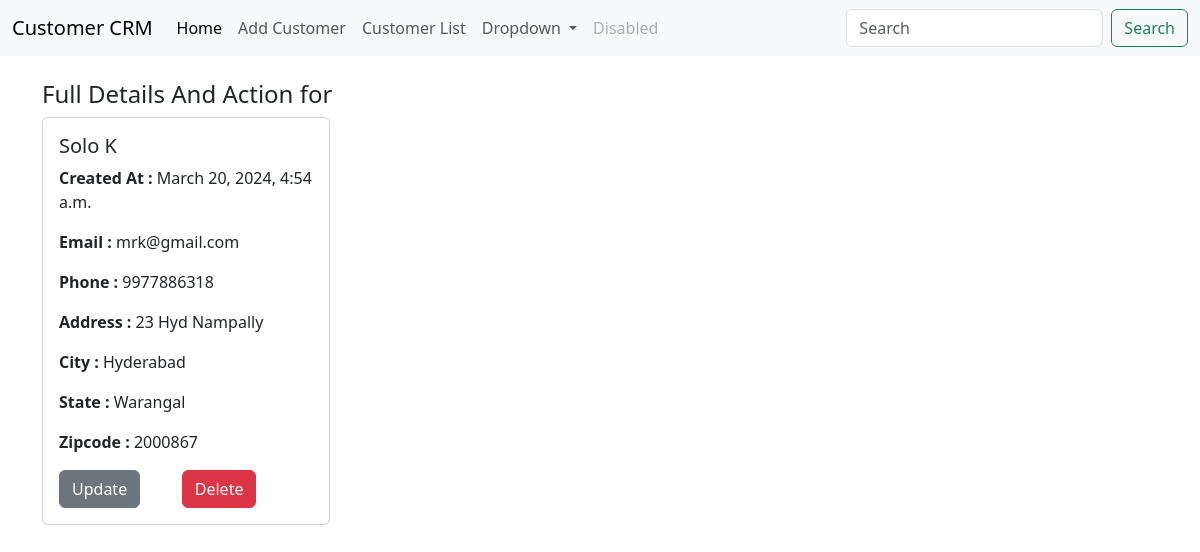
The page /detail/4 on the database its author committed.
### customer_app/models.py (models this page shows, shortened)
class Customer(models.Model):
    created_at = models.DateTimeField(auto_now_add=True)
    first_name = models.CharField(max_length=100)
    last_name = models.CharField(max_length=100)
    email = models.EmailField()
    phone = models.CharField(max_length=12)
    address = models.TextField(max_length=64)
    city = models.CharField(max_length=64)
    state = models.CharField(max_length=54)
    zipcode = models.IntegerField()

### customer_app/views.py (the view)
# urls.py: path('detail/<int:pk>', views.customer_detail,name='customer-detail'),
def customer_detail(request,pk):
    customer=Customer.objects.get(pk=pk)
    return render(request,"customer_detail.html",{'customer':customer})

### customer_app/templates/customer_detail.html
{%extends "index.html"%}
{%block content %}
 <div>
  <h4>Full Details And Action for </h4>
 </div>
  <div class="card" style="width: 18rem;">
    <div class="card-body">
      <h5 class="card-title">{{customer.first_name}} {{customer.last_name}}</h5>
      <p class="card-text"><b> Created At : </b> {{customer.created_at}}</p>
      <p class="card-text"><b>Email : </b>{{customer.email}}</p>
      <p class="card-text"><b>Phone : </b>{{customer.phone}}</p>
      <p class="card-text"><b>Address : </b>{{customer.address}}</p>
      <p class="card-text"><b>City : </b>{{customer.city}}</p>
      <p class="card-text"><b>State : </b> {{customer.state}}</p>
      <p class="card-text"><b> Zipcode : </b> {{customer.zipcode}}</p>
      <a href="{%url 'customer-update' customer.id%}" class="btn btn-secondary">Update</a> &nbsp;&nbsp;&nbsp;&nbsp;&nbsp;&nbsp;&nbsp;&nbsp;
      <a href="{%url 'customer-delete' customer.id%}" class="btn btn-danger">Delete</a>
    </div>
  </div>
 <br> <br>
{%endblock%}

### rows shown on the page
Customer: first_name "Solo", last_name "K", created_at "March 20, 2024, 4:54 a.m.", email "mrk@gmail.com", phone "9977886318", address "23 Hyd Nampally", city "Hyderabad", state "Warangal", zipcode "2000867"
